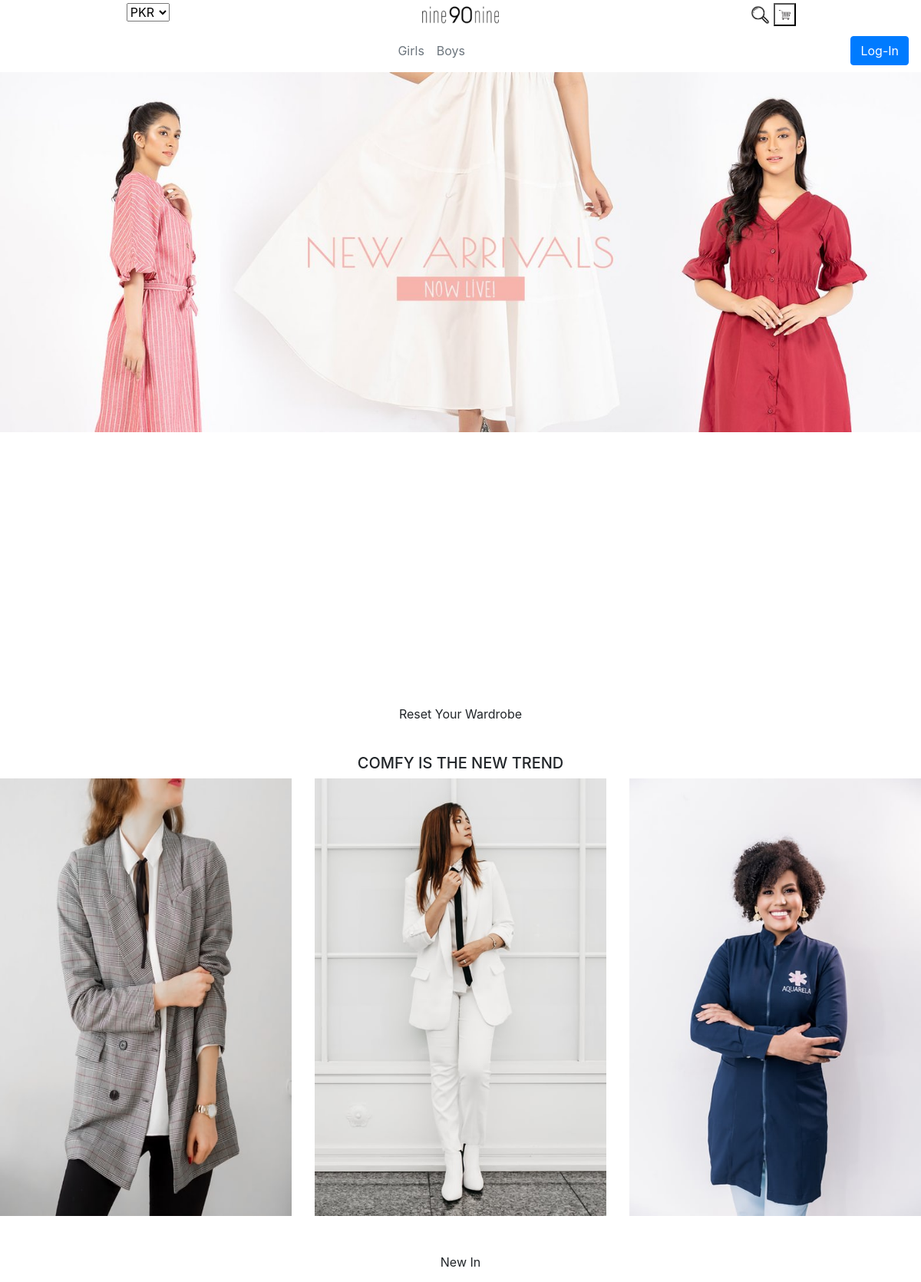
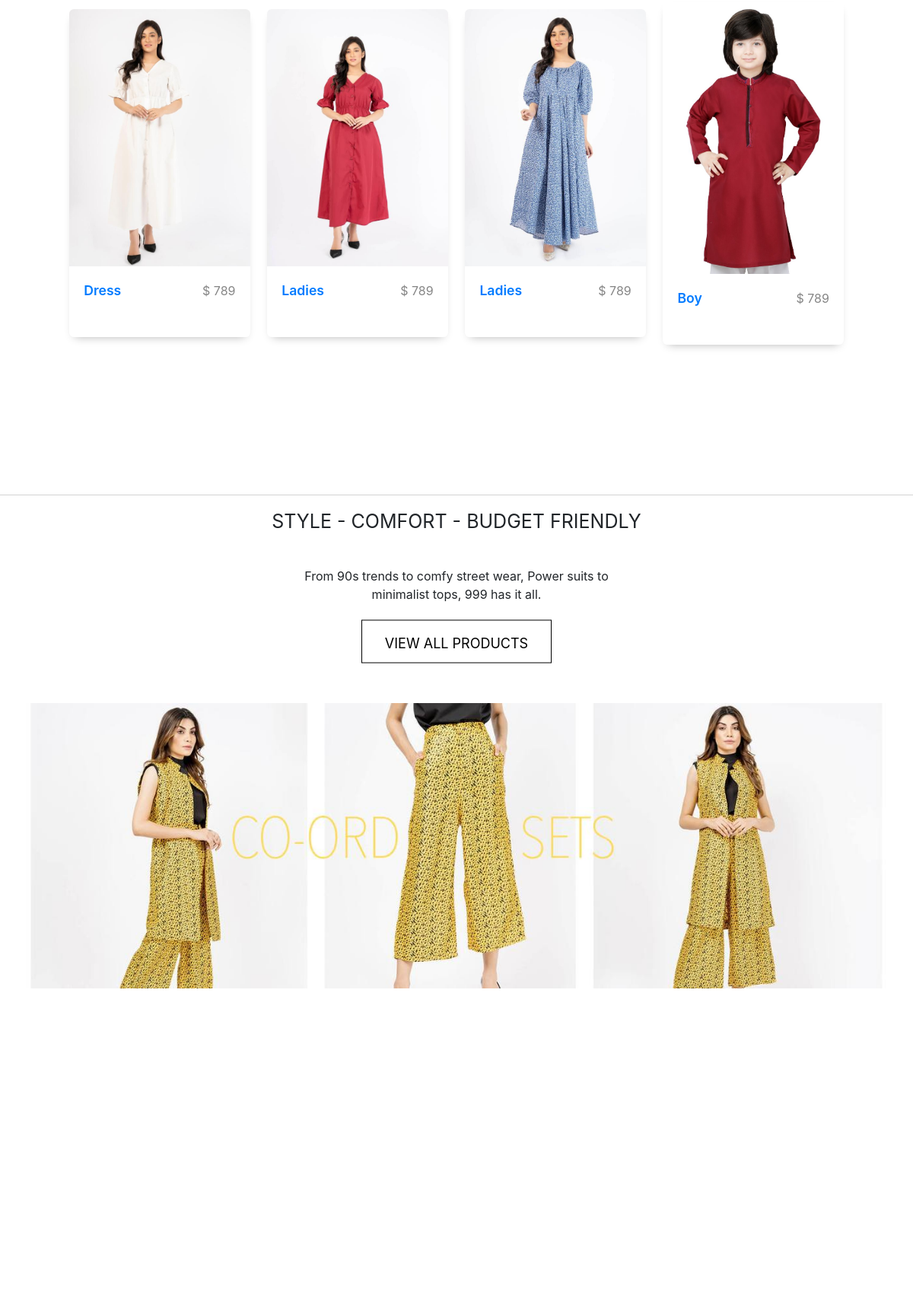
The page / (upper part) on the database its author committed (2 pictures, top to bottom).
### tables this page shows
CREATE TABLE `menu` (
  `id` int(11) NOT NULL,
  `name` varchar(255) NOT NULL
);

CREATE TABLE `product` (
  `id` int(11) NOT NULL,
  `category_id` int(11) NOT NULL,
  `menu_id` int(11) NOT NULL,
  `title` varchar(200) NOT NULL,
  `price` varchar(255) NOT NULL,
  `length` varchar(5) NOT NULL,
  `color` varchar(50) NOT NULL,
  `detail` varchar(2000) NOT NULL,
  `img1` varchar(200) NOT NULL,
  `img2` varchar(200) NOT NULL,
  `available_stock` int(11) NOT NULL
);

### include/imghover.php (the view, shortened to what this page needs)
<!DOCTYPE html>
<html>
<head>
	<link rel="stylesheet" type="text/css" href="assets/css/imghover.css">
</head>
<body>
	<div class="main-wrapper">
		<div class="container">
			<div class="title">
				<p class="text-center">New In</p>
			</div>
			<div class="product-grid">
				<?php  $q="SELECT *, (SELECT name FROM menu WHERE id=product.menu_id) AS menu_name, (SELECT category_name FROM category WHERE id=product.category_id) AS category_name FROM product LIMIT 4"; $pr=$conn->query($q); ?>
				<?php while ($rr=$pr->fetch_array()) { ?>
				<a href="product.php?p_id=<?php echo $rr["id"] ?>"><div class="product">
					<div class="product-img">
						<img src="upload/product/<?php echo $rr['img1'] ?>" >
					</div>
					<div class="product-info">
						<div>
							<span class="product-name"><?php echo $rr['title'] ?></span>
							<span class="product-price">$ <?php echo $rr['price'] ?></span>
						</div>
					</div>
				</div></a>
			<?php } ?>
			</div>
		</div>
	</div>
</body>
</html>

### include/navbar.php (shortened to what this page needs)
<?php include 'include/db.php'; ?>
<!DOCTYPE html>
<html lang="en">
<head>
<link rel="stylesheet" type="text/css" href="assets/css/navbar.css">
<link rel="stylesheet" type="text/css" href="assets/css/product.css">
</head>
<body>
  <div id="navbarCollapse" >
    <div class="row bg-white p-1">
        <div class="col-4 text-center">
          <select>
            <option>PKR</option>
          </select>
        </div>
          <div class="col-4 text-center">
            <a href="index.php"><img src="assets/img/logo.png" height="30px"></a></div>
          <div class="col-4 text-center"><a href=""><img src="assets/img/search.png" height="25px"></a>
            <button  data-toggle="modal" data-target="#myModal">
              <img src="assets/img/cart.png" class="text-center" height="25px">
            </button>
          </div>
    </div>
<div class="bs-example">
    <nav class="navbar navbar-expand-md navbar-light bg-white ">
        <div class="collapse navbar-collapse justify-content-center" id="navbarCollapse">
            <div class="navbar-nav">
              <?php $m=$conn->query("SELECT * FROM menu"); ?>
              <?php while ($rm=$m->fetch_array()) { ?>
                <a class="nav-link text-secondary active" href="menu.php?menu_id=<?php echo $rm['id'] ?>"><?php echo $rm['name'] ?></a>
              <?php } ?>
            </div>
        </div>
        <?php if(isset($_SESSION['session_login'])): ?>
          <a class="btn btn-danger" href="logout.php">Log-Out</a>
        <?php else: ?>
          <a class="btn btn-primary" href="login.php">Log-In</a>
        <?php endif ?>
    </nav>
</div>
 </div>
</body>
</html>

### assets/css/product.css (style rules this page uses)
img { max-width: 100% }

### assets/css/imghover.css (style rules this page uses)
* { padding: 0; margin: 0; box-sizing: border-box; }
.main-wrapper { min-height: 90%; padding: 3rem 1rem; }
.container { max-width: 1050px; margin: 0 auto; padding: 0 1rem; }
.product { background-color: #fff; border-radius: 0.4rem; overflow: hidden; box-shadow: 0 6px 12px -7px rgba(171, 171, 171, 1); transition: box-shadow 0.4s ease-out; position: relative; }
.product-img img { width: 100%; }
.product-info { padding: 1.2rem 1.2rem 2rem; text-align: center; }
.product-info div { display: flex; align-items: center; justify-content: space-between; margin-bottom: 1rem; }
.product-name { font-weight: 600; font-size: 1.1rem; }
.product-price { color: #868686; }
.product-grid { display: grid; grid-template-columns: repeat(4, 1fr); align-items: center; justify-content: center; gap: 1.4rem; }

### include/slider.php (style rules this page uses)
body { margin: 0px; padding: 0; height: 100vh; }

### include/slider2.php (style rules this page uses)
body { margin: 0px; padding: 0; height: 100vh; }

### rows shown on the page
menu: name "Girls"
menu: name "Boys"
product: img1 (picture), title "Dress", price "789"
product: img1 (picture), title "Ladies", price "789"
product: img1 (picture), title "Ladies", price "789"
product: img1 (picture), title "Boy", price "789"
